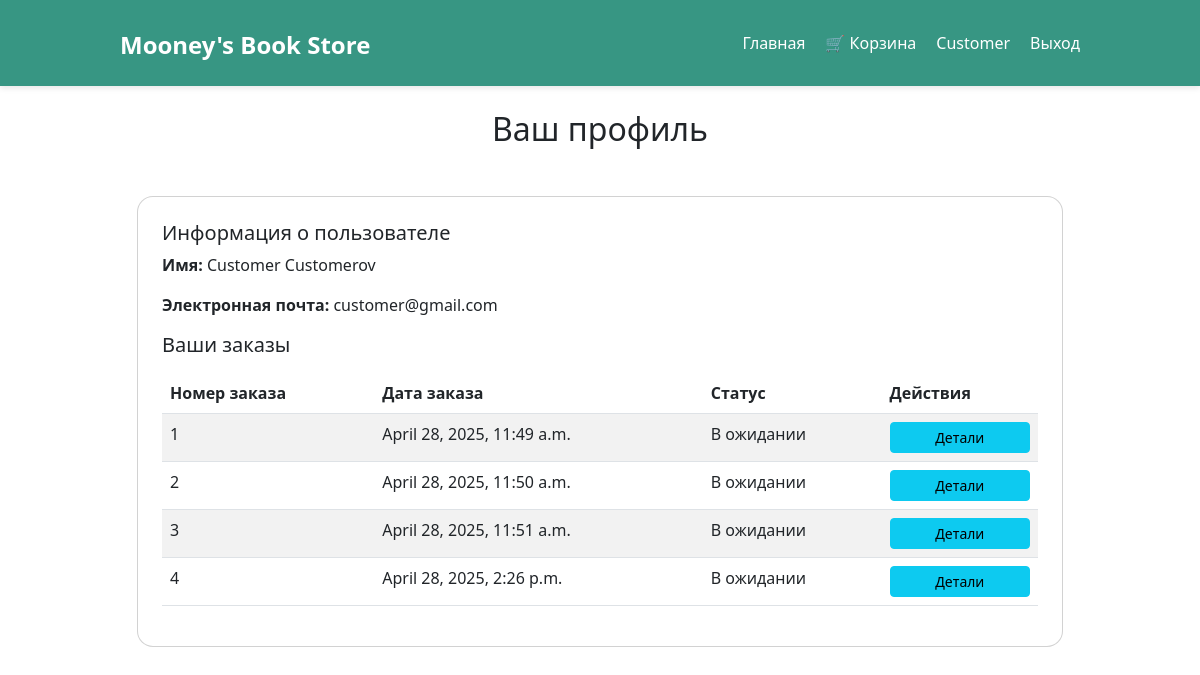
/profile/ (signed in), run on the app's committed database.
### store/models.py (models this page shows, shortened)
class CustomUser(AbstractBaseUser, PermissionsMixin):
    email = models.EmailField(unique=True)
    first_name = models.CharField(max_length=50, blank=True)
    last_name = models.CharField(max_length=50, blank=True)
    is_active = models.BooleanField(default=True)
    is_staff = models.BooleanField(default=False)
    date_joined = models.DateTimeField(auto_now_add=True)
    objects = CustomUserManager()
    USERNAME_FIELD = 'email'
    REQUIRED_FIELDS = []

class Order(models.Model):
    PENDING = 'pending'
    SHIPPED = 'shipped'
    DELIVERED = 'delivered'
    CANCELLED = 'cancelled'
    STATUS_CHOICES = [
        (PENDING, 'В ожидании'),
        (SHIPPED, 'Отправлен'),
        (DELIVERED, 'Доставлен'),
        (CANCELLED, 'Отменён'),
    ]
    user = models.ForeignKey(CustomUser, on_delete=models.CASCADE)
    created_at = models.DateTimeField(auto_now_add=True)
    address = models.CharField(max_length=255)
    city = models.CharField(max_length=100)
    postal_code = models.CharField(max_length=20)
    total_price = models.DecimalField(max_digits=10, decimal_places=2, default=0)
    status = models.CharField(max_length=10, choices=STATUS_CHOICES, default=PENDING)

### store/views.py (the view)
# urls.py: path('profile/', profile_view, name='profile'),
def profile_view(request):
    orders = Order.objects.filter(user=request.user)
    return render(request, 'profile.html', {'orders': orders})

### templates/profile.html (shortened to what this page needs)
{% extends 'base.html' %}
{% block content %}
<h2 class="text-center my-4">Ваш профиль</h2>
<div class="container">
    <div class="row justify-content-center mt-5">
        <div class="col-md-8 col-lg-10">
            <div class="card shadow-2-strong mb-5" style="border-radius: 16px;">
                <div class="card-body p-4">
                    <h5 class="card-title">Информация о пользователе</h5>
                    <div class="mb-3">
                        <p><strong>Имя:</strong> {{ user.first_name }} {{ user.last_name }}</p>
                        <p><strong>Электронная почта:</strong> {{ user.email }}</p>
                    </div>
                    <h5 class="card-title">Ваши заказы</h5>
                    <table class="table table-striped mt-3">
                        <thead>
                            <tr>
                                <th>Номер заказа</th>
                                <th>Дата заказа</th>
                                <th>Статус</th>
                                <th>Действия</th>
                            </tr>
                        </thead>
                        <tbody>
                            {% for order in orders %}
                            <tr>
                                <td>{{ order.id }}</td>
                                <td>{{ order.created_at }}</td>
                                <td>{{ order.get_status_display }}</td>
                                <td><a href="{% url 'order_detail' order.id %}" class="btn btn-info btn-sm">Детали</a></td>
                            </tr>
                            {% empty %}
                            <tr>
                                <td colspan="4" class="text-center">У вас нет заказов.</td>
                            </tr>
                            {% endfor %}
                        </tbody>
                    </table>
                </div>
            </div>
        </div>
    </div>
</div>
{% endblock %}

### templates/base.html (shortened to what this page needs)
{% load static %}
<!DOCTYPE html>
<html lang="en">
<head>
    <link rel="stylesheet" href="{% static 'css/style.css' %}">
    <link href="https://cdn.jsdelivr.net/npm/bootstrap@5.3.0-alpha1/dist/css/bootstrap.min.css" rel="stylesheet">
    <link href="https://cdn.jsdelivr.net/npm/select2@4.0.13/dist/css/select2.min.css" rel="stylesheet" />
    <link href="https://cdnjs.cloudflare.com/ajax/libs/font-awesome/6.0.0-beta3/css/all.min.css" rel="stylesheet">
</head>
<body>
    <header class="site-header">
        <div class="container">
            <h1 class="logo"> <a href="{% url 'home' %}">Mooney's Book Store</a> </h1>
            <nav>
                <ul class="nav-links">
                    <li><a href="{% url 'home' %}">Главная</a></li>
                    {% if user.is_authenticated %}
                        {% if not user.is_staff %}
                            <li><a href="{% url 'cart_view' %}">🛒 Корзина</a></li>
                        {% endif %}
                        <li><a href="{% url 'profile' %}">{{ user.first_name|default:user.email }}</a></li>
                        <li><a href="{% url 'logout' %}">Выход</a></li>
                    {% else %}
                        <li><a href="{% url 'login' %}">Вход</a></li>
                        <li><a href="{% url 'register' %}">Регистрация</a></li>
                    {% endif %}
                </ul>
            </nav>
        </div>
    </header>
    <main>
        {% block content %} {% endblock %}
    </main>
</body>
</html>

### store/static/css/style.css (style rules this page uses)
.btn { width: 100%; padding: 12px; background-color: #4a90e2; color: #fff; font-size: 16px; font-weight: bold; border: none; border-radius: 8px; cursor: pointer; transition: background-color 0.3s ease; }
.site-header { background-color: #379683FF; padding: 15px 0; color: white; box-shadow: 0 2px 6px rgba(0, 0, 0, 0.1); }
.site-header .container { max-width: 1000px; margin: 0 auto; display: flex; align-items: center; justify-content: space-between; padding: 0 20px; }
.logo a { color: white; text-decoration: none; font-size: 24px; font-weight: bold; }
.nav-links { list-style: none; margin: 0; padding: 0; display: flex; gap: 20px; }
.nav-links li a { color: white; text-decoration: none; font-weight: 500; transition: opacity 0.2s ease; }
body { background-color: #5cdb95; }

### data on the page
CustomUser: first_name "Customer", last_name "Customerov", email "customer@gmail.com"
Order: id "1", created_at "April 28, 2025, 11:49 a.m.", status "В ожидании"
Order: id "2", created_at "April 28, 2025, 11:50 a.m.", status "В ожидании"
Order: id "3", created_at "April 28, 2025, 11:51 a.m.", status "В ожидании"
Order: id "4", created_at "April 28, 2025, 2:26 p.m.", status "В ожидании"
